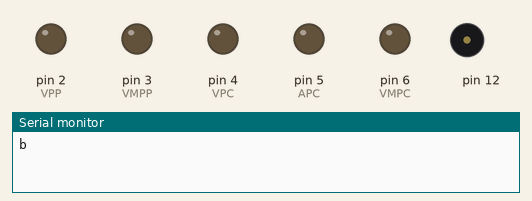
Simulated run of this sketch. Board: Arduino Uno, built with avr-gcc and run on an emulated ATmega328P. On the bench: output pins drawn as LEDs (lit = HIGH), buzzer (waves = sounding), the last lines printed to the serial monitor.

Above: at 0.1 s.
At 6.37 s:
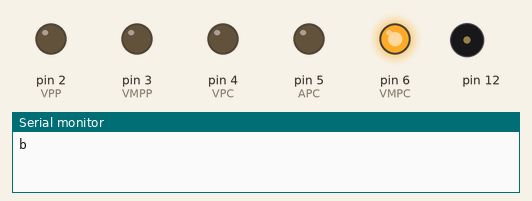
At 11.1 s:
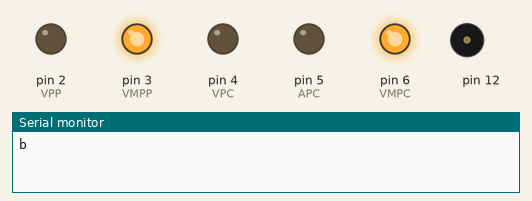
At 14.1 s:
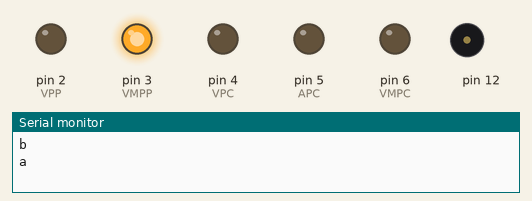
At 15.1 s:
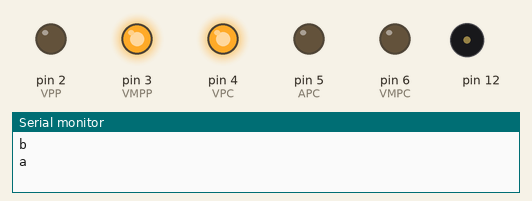
Timing chart, 0 to 16.6 s (numbered marks = the images above):
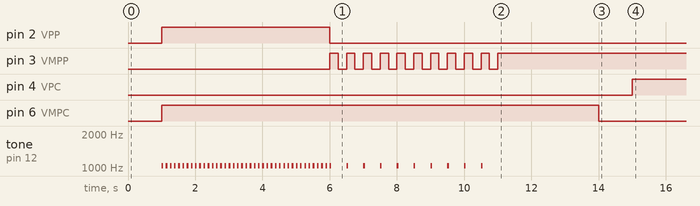

The sketch:

TEIA_-_Hackathon.ino
```cpp
// inclui biblioteca
#include <Tone.h>
Tone speakerpin;

// define nota e duração
int melody[] = {NOTE_F4};
int noteDurations[] = {50};

// definir dados
int analogValue0 = 0;
int analogValue1 = 1;

// definir os pinos do Arduino
#define VMPC  6  // vermelho para carros
#define APC  5  // amarelo para carros
#define VPC  4  // verde para carros
#define VPP  2  // verde para pedestres
#define VMPP  3  // vermelho para pedestres
#define SPK  12 // buzzer

// esta seção roda somente na inicialização
void setup() {
  speakerpin.begin(SPK);   // inicializa buzzer
  pinMode(VMPC, OUTPUT);    // definição de cada um dos pinos
  pinMode(APC, OUTPUT);
  pinMode(VPC, OUTPUT);
  pinMode(VPP, OUTPUT);
  pinMode(VMPP, OUTPUT);
  Serial.begin(9600);
}

// loop prinicpal do programa
void loop() {


  Serial.println("b"); // dado para comunicação com o sensor na pulsiera (vibra)
  delay(1000);

  digitalWrite(VMPC, HIGH);  // acendo o vermelho para carros, pedestres liberados
  digitalWrite(VMPP, LOW);   // apaga o vermelho pedestres
  digitalWrite(VPP, HIGH);  // acende o verde pedestres

  // aviso sonoro durante passagem de pedestres
  for (int z = 0; z < 40; z++) { // gera também a temporização de 10s
    speakerpin.play(NOTE_C6, 50);
    delay(125);
  }

  // acabou o tempo do pedestre passar, apaga verde e pisca vermelho por 3 segundos
  digitalWrite(VPP, LOW); // apaga verde pedestres
  for (int i = 0; i < 10; i++) { // pisca VMP
    speakerpin.play(NOTE_C6, 50); // gera aviso sonoro durante os últimos 5s de passagem, gera a temporização
    digitalWrite(VMPP, HIGH);
    delay(250);
    digitalWrite(VMPP, LOW);
    delay(250);
  }
  speakerpin.stop(); // finaliza o uso do Buzzer

  // parou de piscar, libera o tráfego de veículos
  digitalWrite(VMPP, HIGH); // acende a lâmpada vermelha de pedestre
  delay(3000);             // fica mais um tempo para completar o ciclo
  // pare dos carros e dar segurança aos pedestres
  digitalWrite(VMPC, LOW);  // apaga a lâmpada vermelha de tráfego
  Serial.println("a"); // dado para comunicação com o sensor na pulseira (não vibra)
  delay(1000);
  digitalWrite(VPC, HIGH); // acende a lâmpada verde de tráfego
  delay(30000);            // temporização do loop

  // terminou o tempo de tráfego dos carros,apaga o verde e ascende amarelo por 5 segundos
  digitalWrite(VPC, LOW);  // apaga lâmpada verde de tráfego
  digitalWrite(APC, HIGH); // acende lâmpada amarela de tráfego
  delay(3000);             // temporiza
  digitalWrite(APC, LOW);  // apaga lâmpada amarela de tráfego

  // acabou o tempo de atenção, vai parar o tráfego de veículos e liberar pedestres
  // retorna o loop inicial
}
// FIM DA COMPILAÇÃO
```

Measured:
- by itself, pin 2 (VPP): LOW → HIGH at 1.0 s, → LOW 5.0 s later
- by itself, pin 3 (VMPP): LOW → HIGH at 6.0 s, → LOW 0.25 s later, → HIGH 0.25 s later, → LOW 0.25 s later, … (21 changes in this stretch)
- by itself, pin 4 (VPC): LOW → HIGH at 15.0 s
- by itself, pin 6 (VMPC): LOW → HIGH at 1.0 s, → LOW 13.0 s later
- by itself, tone on pin 12: goes 40 × (1047 Hz 0.05 s, silent 0.08 s), 9 × (1047 Hz 0.05 s, silent 0.45 s), 1047 Hz 0.05 s, then silent
